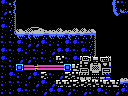

Below is a game level as drawn by its tile map, then a one-line description and the .tmx file that defines it, in full:
An orthogonal 16x12 tile map with 8x8 px tiles, 1 tile layer (Tile Layer 1) and 4 objects (big-item, item, 4x4-item, sentinel).

<map version="1.0" orientation="orthogonal" renderorder="right-down" width="16" height="12" tilewidth="8" tileheight="8" nextobjectid="28">
 <properties>
  <property name="right" value="hole" />
  <property name="up" value="hole" />
 </properties>
 <tileset firstgid="1" name="tiles" tilewidth="8" tileheight="8" tilecount="256" columns="16">
  <image source="tiles.png" width="128" height="128" />
 </tileset>
 <layer name="Tile Layer 1" width="16" height="12">
  <data encoding="csv">
124,126,1,1,1,1,1,1,1,1,1,1,1,1,251,122,
244,126,1,1,1,1,1,1,1,1,1,1,1,1,129,131,
122,252,1,1,1,1,1,1,1,1,1,1,1,1,1,1,
124,252,98,100,101,102,97,99,97,99,99,98,1,1,1,1,
123,217,117,115,117,116,117,117,115,116,116,118,1,1,1,1,
122,122,124,244,244,124,123,123,124,124,122,252,1,1,1,1,
124,122,124,123,122,123,244,124,124,122,124,252,1,1,1,1,
124,123,244,244,122,122,123,248,122,124,246,206,207,208,1,1,
122,122,171,179,187,179,179,179,171,149,221,222,223,224,1,1,
123,124,123,244,124,148,122,244,148,147,237,238,239,240,1,97,
123,122,122,123,244,124,244,248,248,148,148,147,147,248,149,116,
123,123,124,122,122,244,124,124,244,122,244,123,124,123,244,124
</data>
 </layer>
 <objectgroup name="objects">
  <object id="14" type="big-item" x="16" y="8" width="32" height="24" />
  <object id="15" type="item" x="24" y="16" width="16" height="16" />
  <object id="16" type="4x4-item" x="16" y="0" width="32" height="32" />
  <object id="27" type="sentinel" x="56" y="0" width="32" height="32" />
 </objectgroup>
</map>
